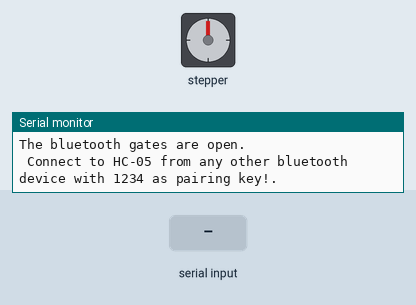
Bench run of a sketch on a simulated Arduino Uno, built with avr-gcc and run on an emulated ATmega328P. Shown: stepper motor, the last lines printed to the serial monitor. Inputs (shaded band) come from the test bench. Stepper angles assume 4096 steps per turn.

Above: at 1.2 s.
1.3 s: "L" received over the second serial link
At 1.44 s:
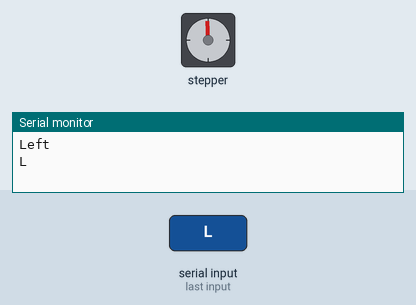
3.1 s: "R" received over the second serial link
At 3.27 s:
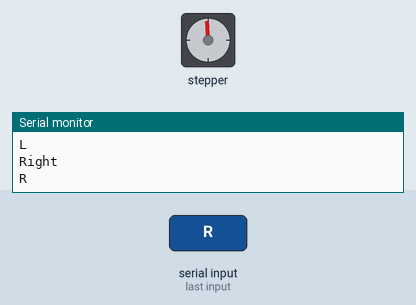
Timing chart, 0 to 6.1 s (numbered marks = the images above; inputs shaded):
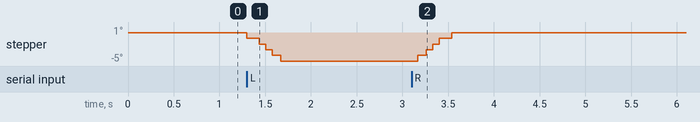

The sketch:

StepperSingleBluetooth.ino
```cpp
#include <SoftwareSerial.h>
#include <AccelStepper.h>
#define HALFSTEP 8

// Motor pin definitions
#define motorPin1  3     // IN1 on the ULN2003 driver 1
#define motorPin2  4     // IN2 on the ULN2003 driver 1
#define motorPin3  5     // IN3 on the ULN2003 driver 1
#define motorPin4  6     // IN4 on the ULN2003 driver 1

char incomingValue = ' ';
bool serialPrinted = false;
int incomingByte = 0;


SoftwareSerial EEBlue(10, 11); // RX | TX

// Initialize with pin sequence IN1-IN3-IN2-IN4 for using the AccelStepper with 28BYJ-48
AccelStepper stepper1(HALFSTEP, motorPin1, motorPin3, motorPin2, motorPin4);

void setup()
{

  Serial.begin(9600);
  EEBlue.begin(9600);  //Default Baud for comm, it may be different for your Module.
  Serial.println("The bluetooth gates are open.\n Connect to HC-05 from any other bluetooth device with 1234 as pairing key!.");

  stepper1.setMaxSpeed(1000.0);
  stepper1.setAcceleration(700.0);
  stepper1.setSpeed(900);
  //stepper1.moveTo(2000);
}

void loop()
{

  stepper1.run();

  if (EEBlue.available() > 0){
    incomingValue = EEBlue.read();

    if (incomingValue == 'R'){
      //stepper1.move(2000);
      stepper1.move(50);
      Serial.println("Right");

    }else if(incomingValue == 'L'){
      //stepper1.move(-2000);
      stepper1.move(-50);
      Serial.println("Left");

    }else if (incomingValue == 'O'){
      stepper1.stop();
    }
    Serial.write(incomingValue);
    Serial.println(" ");
  }


}
```
